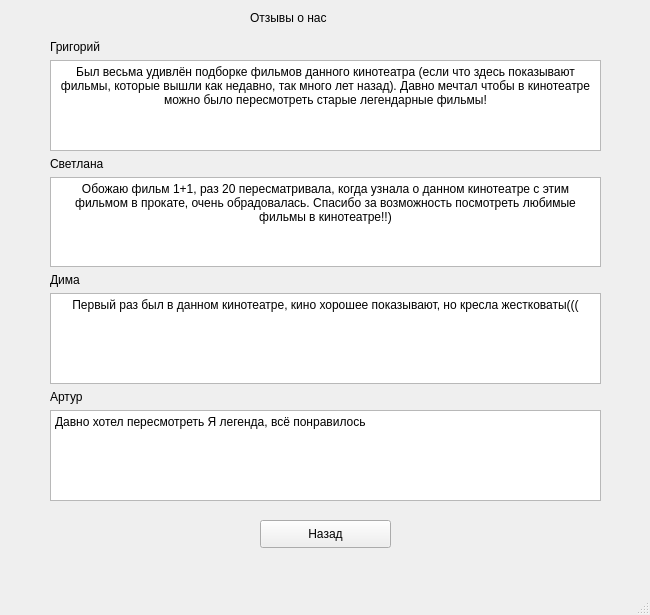
<?xml version="1.0" encoding="UTF-8"?>
<ui version="4.0">
 <class>Comments</class>
 <widget class="QMainWindow" name="Comments">
  <property name="geometry">
   <rect>
    <x>0</x>
    <y>0</y>
    <width>650</width>
    <height>615</height>
   </rect>
  </property>
  <property name="windowTitle">
   <string>Отзывы</string>
  </property>
  <property name="windowIcon">
   <iconset resource="resource.qrc">
    <normaloff>:/rec/img/reviews.png</normaloff>:/rec/img/reviews.png</iconset>
  </property>
  <widget class="QWidget" name="centralwidget">
   <widget class="QPushButton" name="pushButton">
    <property name="geometry">
     <rect>
      <x>260</x>
      <y>520</y>
      <width>131</width>
      <height>28</height>
     </rect>
    </property>
    <property name="text">
     <string>Назад</string>
    </property>
   </widget>
   <widget class="QWidget" name="layoutWidget_2">
    <property name="geometry">
     <rect>
      <x>50</x>
      <y>40</y>
      <width>551</width>
      <height>461</height>
     </rect>
    </property>
    <layout class="QGridLayout" name="gridLayout_2">
     <item row="0" column="0">
      <layout class="QGridLayout" name="gridLayout">
       <item row="1" column="0">
        <widget class="QLabel" name="label_3">
         <property name="text">
          <string>Григорий</string>
         </property>
        </widget>
       </item>
       <item row="2" column="0">
        <widget class="QTextEdit" name="textEdit_2">
         <property name="html">
          <string>&lt;!DOCTYPE HTML PUBLIC &quot;-//W3C//DTD HTML 4.0//EN&quot; &quot;http://www.w3.org/TR/REC-html40/strict.dtd&quot;&gt;
&lt;html&gt;&lt;head&gt;&lt;meta name=&quot;qrichtext&quot; content=&quot;1&quot; /&gt;&lt;style type=&quot;text/css&quot;&gt;
p, li { white-space: pre-wrap; }
&lt;/style&gt;&lt;/head&gt;&lt;body style=&quot; font-family:'MS Shell Dlg 2'; font-size:7.8pt; font-weight:400; font-style:normal;&quot;&gt;
&lt;p align=&quot;center&quot; style=&quot; margin-top:0px; margin-bottom:0px; margin-left:0px; margin-right:0px; -qt-block-indent:0; text-indent:0px;&quot;&gt;&lt;span style=&quot; font-size:9pt;&quot;&gt;Был весьма удивлён подборке фильмов данного кинотеатра (если что здесь показывают фильмы, которые вышли как недавно, так много лет назад). Давно мечтал чтобы в кинотеатре можно было пересмотреть старые легендарные фильмы!&lt;/span&gt;&lt;/p&gt;&lt;/body&gt;&lt;/html&gt;</string>
         </property>
        </widget>
       </item>
      </layout>
     </item>
     <item row="2" column="0">
      <widget class="QTextEdit" name="textEdit">
       <property name="html">
        <string>&lt;!DOCTYPE HTML PUBLIC &quot;-//W3C//DTD HTML 4.0//EN&quot; &quot;http://www.w3.org/TR/REC-html40/strict.dtd&quot;&gt;
&lt;html&gt;&lt;head&gt;&lt;meta name=&quot;qrichtext&quot; content=&quot;1&quot; /&gt;&lt;style type=&quot;text/css&quot;&gt;
p, li { white-space: pre-wrap; }
&lt;/style&gt;&lt;/head&gt;&lt;body style=&quot; font-family:'MS Shell Dlg 2'; font-size:7.8pt; font-weight:400; font-style:normal;&quot;&gt;
&lt;p align=&quot;center&quot; style=&quot; margin-top:0px; margin-bottom:0px; margin-left:0px; margin-right:0px; -qt-block-indent:0; text-indent:0px;&quot;&gt;&lt;span style=&quot; font-size:9pt;&quot;&gt;Обожаю фильм 1+1, раз 20 пересматривала, когда узнала о данном кинотеатре с этим фильмом в прокате, очень обрадовалась. Спасибо за возможность посмотреть любимые фильмы в кинотеатре!!)&lt;/span&gt;&lt;/p&gt;&lt;/body&gt;&lt;/html&gt;</string>
       </property>
      </widget>
     </item>
     <item row="3" column="0">
      <layout class="QGridLayout" name="gridLayout_4">
       <item row="2" column="0">
        <layout class="QGridLayout" name="gridLayout_5">
         <item row="0" column="0">
          <widget class="QLabel" name="label_6">
           <property name="text">
            <string>Артур</string>
           </property>
          </widget>
         </item>
        </layout>
       </item>
       <item row="0" column="0">
        <widget class="QLabel" name="label_5">
         <property name="text">
          <string>Дима</string>
         </property>
        </widget>
       </item>
       <item row="1" column="0">
        <widget class="QTextEdit" name="textEdit_4">
         <property name="html">
          <string>&lt;!DOCTYPE HTML PUBLIC &quot;-//W3C//DTD HTML 4.0//EN&quot; &quot;http://www.w3.org/TR/REC-html40/strict.dtd&quot;&gt;
&lt;html&gt;&lt;head&gt;&lt;meta name=&quot;qrichtext&quot; content=&quot;1&quot; /&gt;&lt;style type=&quot;text/css&quot;&gt;
p, li { white-space: pre-wrap; }
&lt;/style&gt;&lt;/head&gt;&lt;body style=&quot; font-family:'MS Shell Dlg 2'; font-size:7.8pt; font-weight:400; font-style:normal;&quot;&gt;
&lt;p align=&quot;center&quot; style=&quot; margin-top:0px; margin-bottom:0px; margin-left:0px; margin-right:0px; -qt-block-indent:0; text-indent:0px;&quot;&gt;&lt;span style=&quot; font-size:9pt;&quot;&gt;Первый раз был в данном кинотеатре, кино хорошее показывают, но кресла жестковаты(((&lt;/span&gt;&lt;/p&gt;&lt;/body&gt;&lt;/html&gt;</string>
         </property>
        </widget>
       </item>
      </layout>
     </item>
     <item row="1" column="0">
      <widget class="QLabel" name="label_2">
       <property name="text">
        <string>Светлана</string>
       </property>
      </widget>
     </item>
     <item row="4" column="0">
      <widget class="QTextEdit" name="textEdit_5">
       <property name="html">
        <string>&lt;!DOCTYPE HTML PUBLIC &quot;-//W3C//DTD HTML 4.0//EN&quot; &quot;http://www.w3.org/TR/REC-html40/strict.dtd&quot;&gt;
&lt;html&gt;&lt;head&gt;&lt;meta name=&quot;qrichtext&quot; content=&quot;1&quot; /&gt;&lt;style type=&quot;text/css&quot;&gt;
p, li { white-space: pre-wrap; }
&lt;/style&gt;&lt;/head&gt;&lt;body style=&quot; font-family:'MS Shell Dlg 2'; font-size:7.8pt; font-weight:400; font-style:normal;&quot;&gt;
&lt;p style=&quot; margin-top:0px; margin-bottom:0px; margin-left:0px; margin-right:0px; -qt-block-indent:0; text-indent:0px;&quot;&gt;&lt;span style=&quot; font-size:9pt;&quot;&gt;Давно хотел пересмотреть Я легенда, всё понравилось&lt;/span&gt;&lt;/p&gt;&lt;/body&gt;&lt;/html&gt;</string>
       </property>
      </widget>
     </item>
    </layout>
   </widget>
   <widget class="QLabel" name="label">
    <property name="geometry">
     <rect>
      <x>250</x>
      <y>10</y>
      <width>549</width>
      <height>16</height>
     </rect>
    </property>
    <property name="text">
     <string>Отзывы о нас</string>
    </property>
   </widget>
  </widget>
  <widget class="QMenuBar" name="menubar">
   <property name="geometry">
    <rect>
     <x>0</x>
     <y>0</y>
     <width>650</width>
     <height>26</height>
    </rect>
   </property>
  </widget>
  <widget class="QStatusBar" name="statusbar"/>
 </widget>
 <resources>
  <include location="resource.qrc"/>
 </resources>
 <connections/>
</ui>
